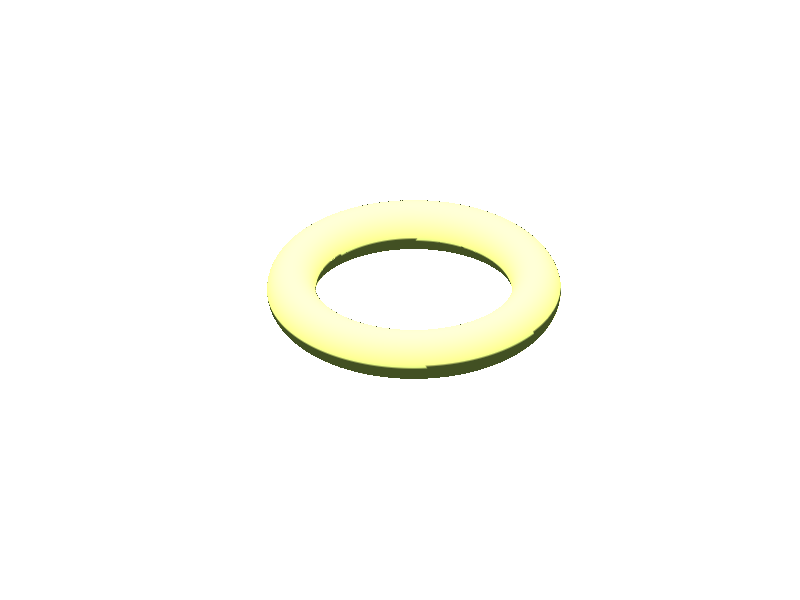

Reproduce this figure in MATLAB. (Note: this script raises an error after producing the figure.)
% illustration of a torus, obtained as an isosurface (from wikipedia)
% big and small radii of the torus
R = 5; r = 1; 

Kb = R+r;

h = 0.1; % h is the grid size. Smaller h means prettier picture.

X = (-Kb-h):h:(Kb+h);   m = length(X);
Y = (-Kb-h):h:(Kb+h);   n = length(Y);
Z = (-r-h):h:(r+h);     k = length(Z);

W = zeros(m, n, k); % the zero level set of this function will be the desired shape

for i=1:m
  for j=1:n
     x = X(i);
     y = Y(j); 
     W(i, j, :) = (sqrt(x^2+y^2)-R)^2 + Z.^2-r^2; % torus eqn, vectorize in Z
  end
end

figure(4); clf; hold on; axis equal; axis off;

H = patch(isosurface(W, 0));
isonormals(W, H);

light_green=[184, 224, 98]/256;

% set some propeties
set(H, 'FaceColor', light_green, 'EdgeColor','none', 'FaceAlpha', 1);
set(H, 'SpecularColorReflectance', 0.1, 'DiffuseStrength', 0.8);
set(H, 'FaceLighting', 'phong', 'AmbientStrength', 0.3);
set(H, 'SpecularExponent', 108);

daspect([1 1 1]);
axis tight;
colormap(prism(28))

% viewing angle
view(-146, 32);

% add in a source of light
camlight (-10, 54); lighting phong;

%save as png
%print('-dpng', '-r400', sprintf('Torus_illustration.png'));
